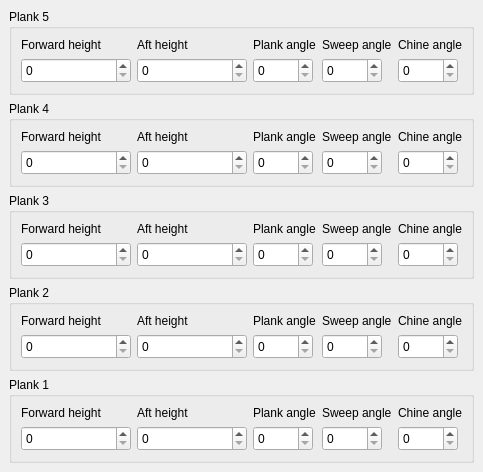
     <widget class="QWidget" name="tab_2" >
      <attribute name="title" >
       <string>Planks</string>
      </attribute>
      <layout class="QGridLayout" >
       <property name="margin" >
        <number>9</number>
       </property>
       <property name="spacing" >
        <number>6</number>
       </property>
       <item row="4" column="0" >
        <widget class="QGroupBox" name="gBoxPlank_1" >
         <property name="title" >
          <string>Plank 1</string>
         </property>
         <layout class="QGridLayout" >
          <property name="margin" >
           <number>9</number>
          </property>
          <property name="spacing" >
           <number>6</number>
          </property>
          <item row="0" column="4" >
           <widget class="QLabel" name="label_24" >
            <property name="text" >
             <string>Chine angle</string>
            </property>
           </widget>
          </item>
          <item row="0" column="3" >
           <widget class="QLabel" name="label_23" >
            <property name="text" >
             <string>Sweep angle</string>
            </property>
           </widget>
          </item>
          <item row="0" column="2" >
           <widget class="QLabel" name="label_22" >
            <property name="text" >
             <string>Plank angle</string>
            </property>
           </widget>
          </item>
          <item row="0" column="1" >
           <widget class="QLabel" name="label_21" >
            <property name="text" >
             <string>Aft height</string>
            </property>
           </widget>
          </item>
          <item row="0" column="0" >
           <widget class="QLabel" name="label_20" >
            <property name="text" >
             <string>Forward height</string>
            </property>
           </widget>
          </item>
          <item row="1" column="0" >
           <widget class="QSpinBox" name="spinBox_1_1" >
            <property name="sizePolicy" >
             <sizepolicy>
              <hsizetype>0</hsizetype>
              <vsizetype>0</vsizetype>
              <horstretch>0</horstretch>
              <verstretch>0</verstretch>
             </sizepolicy>
            </property>
            <property name="minimumSize" >
             <size>
              <width>110</width>
              <height>25</height>
             </size>
            </property>
            <property name="maximum" >
             <number>100</number>
            </property>
           </widget>
          </item>
          <item row="1" column="4" >
           <widget class="QSpinBox" name="spinBox_1_5" >
            <property name="sizePolicy" >
             <sizepolicy>
              <hsizetype>0</hsizetype>
              <vsizetype>0</vsizetype>
              <horstretch>0</horstretch>
              <verstretch>0</verstretch>
             </sizepolicy>
            </property>
            <property name="minimumSize" >
             <size>
              <width>60</width>
              <height>25</height>
             </size>
            </property>
           </widget>
          </item>
          <item row="1" column="3" >
           <widget class="QSpinBox" name="spinBox_1_4" >
            <property name="sizePolicy" >
             <sizepolicy>
              <hsizetype>0</hsizetype>
              <vsizetype>0</vsizetype>
              <horstretch>0</horstretch>
              <verstretch>0</verstretch>
             </sizepolicy>
            </property>
            <property name="minimumSize" >
             <size>
              <width>60</width>
              <height>25</height>
             </size>
            </property>
           </widget>
          </item>
          <item row="1" column="2" >
           <widget class="QSpinBox" name="spinBox_1_3" >
            <property name="sizePolicy" >
             <sizepolicy>
              <hsizetype>0</hsizetype>
              <vsizetype>0</vsizetype>
              <horstretch>0</horstretch>
              <verstretch>0</verstretch>
             </sizepolicy>
            </property>
            <property name="minimumSize" >
             <size>
              <width>60</width>
              <height>25</height>
             </size>
            </property>
           </widget>
          </item>
          <item row="1" column="1" >
           <widget class="QSpinBox" name="spinBox_1_2" >
            <property name="sizePolicy" >
             <sizepolicy>
              <hsizetype>0</hsizetype>
              <vsizetype>0</vsizetype>
              <horstretch>0</horstretch>
              <verstretch>0</verstretch>
             </sizepolicy>
            </property>
            <property name="minimumSize" >
             <size>
              <width>110</width>
              <height>25</height>
             </size>
            </property>
           </widget>
          </item>
         </layout>
        </widget>
       </item>
       <item row="3" column="0" >
        <widget class="QGroupBox" name="gBoxPlank_2" >
         <property name="title" >
          <string>Plank 2</string>
         </property>
         <layout class="QGridLayout" >
          <property name="margin" >
           <number>9</number>
          </property>
          <property name="spacing" >
           <number>6</number>
          </property>
          <item row="0" column="4" >
           <widget class="QLabel" name="label_25" >
            <property name="text" >
             <string>Chine angle</string>
            </property>
           </widget>
          </item>
          <item row="0" column="3" >
           <widget class="QLabel" name="label_26" >
            <property name="text" >
             <string>Sweep angle</string>
            </property>
           </widget>
          </item>
          <item row="0" column="2" >
           <widget class="QLabel" name="label_27" >
            <property name="text" >
             <string>Plank angle</string>
            </property>
           </widget>
          </item>
          <item row="0" column="1" >
           <widget class="QLabel" name="label_28" >
            <property name="text" >
             <string>Aft height</string>
            </property>
           </widget>
          </item>
          <item row="0" column="0" >
           <widget class="QLabel" name="label_29" >
            <property name="text" >
             <string>Forward height</string>
            </property>
           </widget>
          </item>
          <item row="1" column="0" >
           <widget class="QSpinBox" name="spinBox_1_6" >
            <property name="sizePolicy" >
             <sizepolicy>
              <hsizetype>0</hsizetype>
              <vsizetype>0</vsizetype>
              <horstretch>0</horstretch>
              <verstretch>0</verstretch>
             </sizepolicy>
            </property>
            <property name="minimumSize" >
             <size>
              <width>110</width>
              <height>25</height>
             </size>
            </property>
            <property name="maximum" >
             <number>100</number>
            </property>
           </widget>
          </item>
          <item row="1" column="4" >
           <widget class="QSpinBox" name="spinBox_1_7" >
            <property name="sizePolicy" >
             <sizepolicy>
              <hsizetype>0</hsizetype>
              <vsizetype>0</vsizetype>
              <horstretch>0</horstretch>
              <verstretch>0</verstretch>
             </sizepolicy>
            </property>
            <property name="minimumSize" >
             <size>
              <width>60</width>
              <height>25</height>
             </size>
            </property>
           </widget>
          </item>
          <item row="1" column="3" >
           <widget class="QSpinBox" name="spinBox_1_8" >
            <property name="sizePolicy" >
             <sizepolicy>
              <hsizetype>0</hsizetype>
              <vsizetype>0</vsizetype>
              <horstretch>0</horstretch>
              <verstretch>0</verstretch>
             </sizepolicy>
            </property>
            <property name="minimumSize" >
             <size>
              <width>60</width>
              <height>25</height>
             </size>
            </property>
           </widget>
          </item>
          <item row="1" column="2" >
           <widget class="QSpinBox" name="spinBox_1_9" >
            <property name="sizePolicy" >
             <sizepolicy>
              <hsizetype>0</hsizetype>
              <vsizetype>0</vsizetype>
              <horstretch>0</horstretch>
              <verstretch>0</verstretch>
             </sizepolicy>
            </property>
            <property name="minimumSize" >
             <size>
              <width>60</width>
              <height>25</height>
             </size>
            </property>
           </widget>
          </item>
          <item row="1" column="1" >
           <widget class="QSpinBox" name="spinBox_1_10" >
            <property name="sizePolicy" >
             <sizepolicy>
              <hsizetype>0</hsizetype>
              <vsizetype>0</vsizetype>
              <horstretch>0</horstretch>
              <verstretch>0</verstretch>
             </sizepolicy>
            </property>
            <property name="minimumSize" >
             <size>
              <width>110</width>
              <height>25</height>
             </size>
            </property>
           </widget>
          </item>
         </layout>
        </widget>
       </item>
       <item row="2" column="0" >
        <widget class="QGroupBox" name="gBoxPlank_3" >
         <property name="title" >
          <string>Plank 3</string>
         </property>
         <layout class="QGridLayout" >
          <property name="margin" >
           <number>9</number>
          </property>
          <property name="spacing" >
           <number>6</number>
          </property>
          <item row="0" column="4" >
           <widget class="QLabel" name="label_35" >
            <property name="text" >
             <string>Chine angle</string>
            </property>
           </widget>
          </item>
          <item row="0" column="3" >
           <widget class="QLabel" name="label_36" >
            <property name="text" >
             <string>Sweep angle</string>
            </property>
           </widget>
          </item>
          <item row="0" column="2" >
           <widget class="QLabel" name="label_37" >
            <property name="text" >
             <string>Plank angle</string>
            </property>
           </widget>
          </item>
          <item row="0" column="1" >
           <widget class="QLabel" name="label_38" >
            <property name="text" >
             <string>Aft height</string>
            </property>
           </widget>
          </item>
          <item row="0" column="0" >
           <widget class="QLabel" name="label_39" >
            <property name="text" >
             <string>Forward height</string>
            </property>
           </widget>
          </item>
          <item row="1" column="0" >
           <widget class="QSpinBox" name="spinBox_1_11" >
            <property name="sizePolicy" >
             <sizepolicy>
              <hsizetype>0</hsizetype>
              <vsizetype>0</vsizetype>
              <horstretch>0</horstretch>
              <verstretch>0</verstretch>
             </sizepolicy>
            </property>
            <property name="minimumSize" >
             <size>
              <width>110</width>
              <height>25</height>
             </size>
            </property>
            <property name="maximum" >
             <number>100</number>
            </property>
           </widget>
          </item>
          <item row="1" column="4" >
           <widget class="QSpinBox" name="spinBox_1_12" >
            <property name="sizePolicy" >
             <sizepolicy>
              <hsizetype>0</hsizetype>
              <vsizetype>0</vsizetype>
              <horstretch>0</horstretch>
              <verstretch>0</verstretch>
             </sizepolicy>
            </property>
            <property name="minimumSize" >
             <size>
              <width>60</width>
              <height>25</height>
             </size>
            </property>
           </widget>
          </item>
          <item row="1" column="3" >
           <widget class="QSpinBox" name="spinBox_1_13" >
            <property name="sizePolicy" >
             <sizepolicy>
              <hsizetype>0</hsizetype>
              <vsizetype>0</vsizetype>
              <horstretch>0</horstretch>
              <verstretch>0</verstretch>
             </sizepolicy>
            </property>
            <property name="minimumSize" >
             <size>
              <width>60</width>
              <height>25</height>
             </size>
            </property>
           </widget>
          </item>
          <item row="1" column="2" >
           <widget class="QSpinBox" name="spinBox_1_14" >
            <property name="sizePolicy" >
             <sizepolicy>
              <hsizetype>0</hsizetype>
              <vsizetype>0</vsizetype>
              <horstretch>0</horstretch>
              <verstretch>0</verstretch>
             </sizepolicy>
            </property>
            <property name="minimumSize" >
             <size>
              <width>60</width>
              <height>25</height>
             </size>
            </property>
           </widget>
          </item>
          <item row="1" column="1" >
           <widget class="QSpinBox" name="spinBox_1_15" >
            <property name="sizePolicy" >
             <sizepolicy>
              <hsizetype>0</hsizetype>
              <vsizetype>0</vsizetype>
              <horstretch>0</horstretch>
              <verstretch>0</verstretch>
             </sizepolicy>
            </property>
            <property name="minimumSize" >
             <size>
              <width>110</width>
              <height>25</height>
             </size>
            </property>
           </widget>
          </item>
         </layout>
        </widget>
       </item>
       <item row="1" column="0" >
        <widget class="QGroupBox" name="gBoxPlank_4" >
         <property name="title" >
          <string>Plank 4</string>
         </property>
         <layout class="QGridLayout" >
          <property name="margin" >
           <number>9</number>
          </property>
          <property name="spacing" >
           <number>6</number>
          </property>
          <item row="0" column="4" >
           <widget class="QLabel" name="label_40" >
            <property name="text" >
             <string>Chine angle</string>
            </property>
           </widget>
          </item>
          <item row="0" column="3" >
           <widget class="QLabel" name="label_41" >
            <property name="text" >
             <string>Sweep angle</string>
            </property>
           </widget>
          </item>
          <item row="0" column="2" >
           <widget class="QLabel" name="label_42" >
            <property name="text" >
             <string>Plank angle</string>
            </property>
           </widget>
          </item>
          <item row="0" column="1" >
           <widget class="QLabel" name="label_43" >
            <property name="text" >
             <string>Aft height</string>
            </property>
           </widget>
          </item>
          <item row="0" column="0" >
           <widget class="QLabel" name="label_44" >
            <property name="text" >
             <string>Forward height</string>
            </property>
           </widget>
          </item>
          <item row="1" column="0" >
           <widget class="QSpinBox" name="spinBox_1_16" >
            <property name="sizePolicy" >
             <sizepolicy>
              <hsizetype>0</hsizetype>
              <vsizetype>0</vsizetype>
              <horstretch>0</horstretch>
              <verstretch>0</verstretch>
             </sizepolicy>
            </property>
            <property name="minimumSize" >
             <size>
              <width>110</width>
              <height>25</height>
             </size>
            </property>
            <property name="maximum" >
             <number>100</number>
            </property>
           </widget>
          </item>
          <item row="1" column="4" >
           <widget class="QSpinBox" name="spinBox_1_17" >
            <property name="sizePolicy" >
             <sizepolicy>
              <hsizetype>0</hsizetype>
              <vsizetype>0</vsizetype>
              <horstretch>0</horstretch>
              <verstretch>0</verstretch>
             </sizepolicy>
            </property>
            <property name="minimumSize" >
             <size>
              <width>60</width>
              <height>25</height>
             </size>
            </property>
           </widget>
          </item>
          <item row="1" column="3" >
           <widget class="QSpinBox" name="spinBox_1_18" >
            <property name="sizePolicy" >
             <sizepolicy>
              <hsizetype>0</hsizetype>
              <vsizetype>0</vsizetype>
              <horstretch>0</horstretch>
              <verstretch>0</verstretch>
             </sizepolicy>
            </property>
            <property name="minimumSize" >
             <size>
              <width>60</width>
              <height>25</height>
             </size>
            </property>
           </widget>
          </item>
          <item row="1" column="2" >
           <widget class="QSpinBox" name="spinBox_1_19" >
            <property name="sizePolicy" >
             <sizepolicy>
              <hsizetype>0</hsizetype>
              <vsizetype>0</vsizetype>
              <horstretch>0</horstretch>
              <verstretch>0</verstretch>
             </sizepolicy>
            </property>
            <property name="minimumSize" >
             <size>
              <width>60</width>
              <height>25</height>
             </size>
            </property>
           </widget>
          </item>
          <item row="1" column="1" >
           <widget class="QSpinBox" name="spinBox_1_20" >
            <property name="sizePolicy" >
             <sizepolicy>
              <hsizetype>0</hsizetype>
              <vsizetype>0</vsizetype>
              <horstretch>0</horstretch>
              <verstretch>0</verstretch>
             </sizepolicy>
            </property>
            <property name="minimumSize" >
             <size>
              <width>110</width>
              <height>25</height>
             </size>
            </property>
           </widget>
          </item>
         </layout>
        </widget>
       </item>
       <item row="0" column="0" >
        <widget class="QGroupBox" name="gBoxPlank_5" >
         <property name="title" >
          <string>Plank 5</string>
         </property>
         <layout class="QGridLayout" >
          <property name="margin" >
           <number>9</number>
          </property>
          <property name="spacing" >
           <number>6</number>
          </property>
          <item row="0" column="4" >
           <widget class="QLabel" name="label_45" >
            <property name="text" >
             <string>Chine angle</string>
            </property>
           </widget>
          </item>
          <item row="0" column="3" >
           <widget class="QLabel" name="label_46" >
            <property name="text" >
             <string>Sweep angle</string>
            </property>
           </widget>
          </item>
          <item row="0" column="2" >
           <widget class="QLabel" name="label_47" >
            <property name="text" >
             <string>Plank angle</string>
            </property>
           </widget>
          </item>
          <item row="0" column="1" >
           <widget class="QLabel" name="label_48" >
            <property name="text" >
             <string>Aft height</string>
            </property>
           </widget>
          </item>
          <item row="0" column="0" >
           <widget class="QLabel" name="label_49" >
            <property name="text" >
             <string>Forward height</string>
            </property>
           </widget>
          </item>
          <item row="1" column="0" >
           <widget class="QSpinBox" name="spinBox_1_21" >
            <property name="sizePolicy" >
             <sizepolicy>
              <hsizetype>0</hsizetype>
              <vsizetype>0</vsizetype>
              <horstretch>0</horstretch>
              <verstretch>0</verstretch>
             </sizepolicy>
            </property>
            <property name="minimumSize" >
             <size>
              <width>110</width>
              <height>25</height>
             </size>
            </property>
            <property name="maximum" >
             <number>100</number>
            </property>
           </widget>
          </item>
          <item row="1" column="4" >
           <widget class="QSpinBox" name="spinBox_1_22" >
            <property name="sizePolicy" >
             <sizepolicy>
              <hsizetype>0</hsizetype>
              <vsizetype>0</vsizetype>
              <horstretch>0</horstretch>
              <verstretch>0</verstretch>
             </sizepolicy>
            </property>
            <property name="minimumSize" >
             <size>
              <width>60</width>
              <height>25</height>
             </size>
            </property>
           </widget>
          </item>
          <item row="1" column="3" >
           <widget class="QSpinBox" name="spinBox_1_23" >
            <property name="sizePolicy" >
             <sizepolicy>
              <hsizetype>0</hsizetype>
              <vsizetype>0</vsizetype>
              <horstretch>0</horstretch>
              <verstretch>0</verstretch>
             </sizepolicy>
            </property>
            <property name="minimumSize" >
             <size>
              <width>60</width>
              <height>25</height>
             </size>
            </property>
           </widget>
          </item>
          <item row="1" column="2" >
           <widget class="QSpinBox" name="spinBox_1_24" >
            <property name="sizePolicy" >
             <sizepolicy>
              <hsizetype>0</hsizetype>
              <vsizetype>0</vsizetype>
              <horstretch>0</horstretch>
              <verstretch>0</verstretch>
             </sizepolicy>
            </property>
            <property name="minimumSize" >
             <size>
              <width>60</width>
              <height>25</height>
             </size>
            </property>
           </widget>
          </item>
          <item row="1" column="1" >
           <widget class="QSpinBox" name="spinBox_1_25" >
            <property name="sizePolicy" >
             <sizepolicy>
              <hsizetype>0</hsizetype>
              <vsizetype>0</vsizetype>
              <horstretch>0</horstretch>
              <verstretch>0</verstretch>
             </sizepolicy>
            </property>
            <property name="minimumSize" >
             <size>
              <width>110</width>
              <height>25</height>
             </size>
            </property>
           </widget>
          </item>
         </layout>
        </widget>
       </item>
      </layout>
     </widget>
